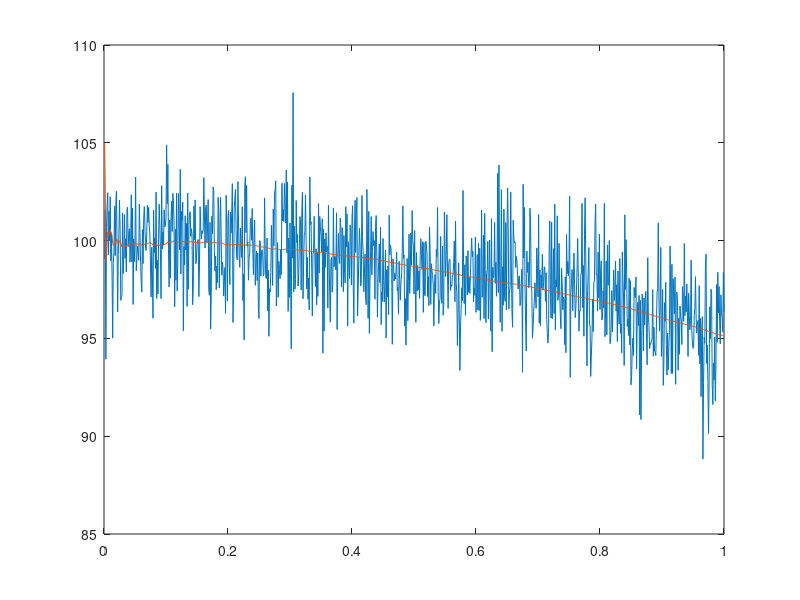

MATLAB code to generate this figure:
%% A tutorial based introduction to kalman filtering
% Example: Object in freefall assuming no air resistance
% Using errors common for a laser range finder (+- 2m)
% Initialization
N = 1000; % LOOP SIZE
dt = 0.001; % TIME INCREMENT
t = dt*(1:N);
g = 9.80665; % gravity m/s^2

u = g; % INPUT VECTOR
F = [1 dt; 0 1]; % SYSTEM STATE MATRIX
G = [-1/2*(dt^2) -dt]'; % INPUT MATRIX
H = [1 0]; % OBSERVATION MATRIX
Q = [0 0; 0 0]; % PROCESS NOISE COVARIANCE MATRIX
R = 4; % MEASUREMENT NOISE COVARIANCE MATRIX
xohat = [105 0]'; % ASSUMED INITIAL STATE VECTOR
P = [10 0; 0 0.01]; % ASSUMED INITIAL STATE ERROR COVARIANCE MATRIX
I = eye(2);

% Analytically generate the true state
y0 = 100; % init height
v0 = 0; % init velo
xk = zeros(2,N);
xk(:,1) = [y0; v0];
for k = 2:N
    xk(:,k) = F*xk(:,k-1) + G*u;    
end

% Create noisy measurements
v = sqrt(R)*randn(1,N); % measurement noise vector
yk = H*xk + v; % output equation

%% meat and potatoes
x = zeros(2,N);
x(:,1) = xohat;

for k = 2:N
    x(:,k) = F*x(:,k-1) + G*u; % prediction
    P = F*P*F' + Q; % covariance prediction
    K = P*H'/(H*P*H' + R); % kalman gain matrix
    x(:,k) = x(:,k) + K*(yk(k) - H*x(:,k)); % update the state vector
    P = (I - K*H)*P; % update the covariance
end

figure(1);
plot(t, yk);
hold on
plot(t, x(1,:))
